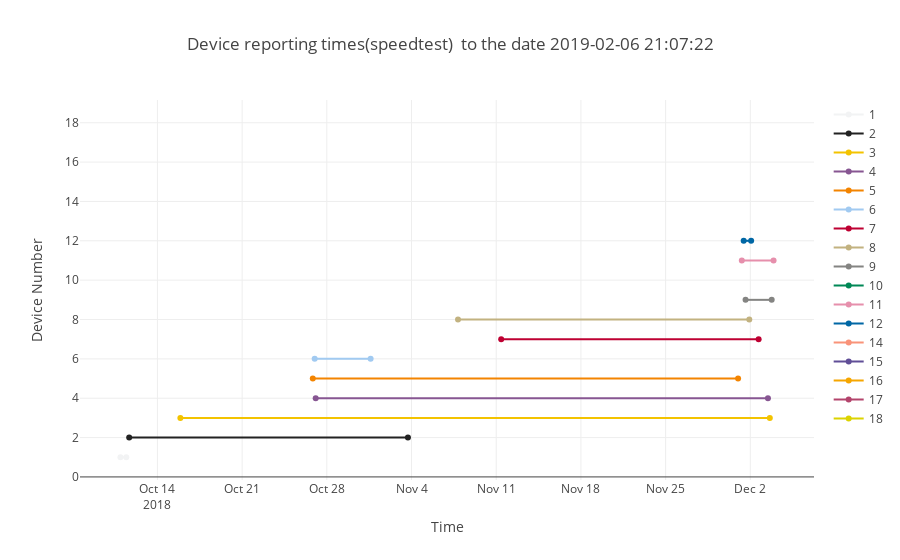

Notebook source saved alongside this figure:
### Code cell
print("Iperf reporting times:")
data=[]
for i in range(len(device_numbers)):
    try:
        result_upload_first[i] = dateutil.parser.parse(result_upload_first[i]).strftime('%Y-%m-%d %H:%M:%S')
    except:
        result_upload_first[i]=None
    try:    
        result_upload_last[i] = dateutil.parser.parse(result_upload_last[i]).strftime('%Y-%m-%d %H:%M:%S')
    except:
        result_upload_last[i]=None
    print("Device: ", device_numbers[i],"  was reporting from ", result_upload_first[i], " to ",result_upload_last[i])
    trace = go.Scatter(x=[result_upload_first[i],result_upload_last[i]],y=[device_numbers[i],device_numbers[i]], 
                       name = device_numbers[i],marker=dict(color=colors[i]))
    data.append(trace)
layout = dict(title = "Device reporting times(speedtest) "+ title_tail,xaxis=dict(title="Time"),
        yaxis=dict(title="Device Number"))
fig = go.Figure(data=data, layout=layout)
iplot(fig)

### Figure 1 — Plotly figure (JSON) as saved in the notebook; plotly's stock layout.template omitted (floating-point values rounded to 4 significant figures)
{"data": [{"marker": {"color": "#F2F3F4"}, "name": "1", "type": "scatter", "uid": "869625ee-274c-454f-a81f-e70bda62f566", "x": ["2018-10-10 22:38:54", "2018-10-11 10:10:20"], "y": [1, 1]}, {"marker": {"color": "#222222"}, "name": "2", "type": "scatter", "uid": "73fde46b-25e5-43e3-99b1-93e712051d8d", "x": ["2018-10-11 15:58:37", "2018-11-03 16:52:07"], "y": [2, 2]}, {"marker": {"color": "#F3C300"}, "name": "3", "type": "scatter", "uid": "d6991f99-6003-42ca-bfcc-d4c1c71711ae", "x": ["2018-10-15 21:28:35", "2018-12-03 14:41:47"], "y": [3, 3]}, {"marker": {"color": "#875692"}, "name": "4", "type": "scatter", "uid": "2cc04439-990a-426c-b839-02adda5b4a5f", "x": ["2018-10-27 01:56:01", "2018-12-03 10:59:09"], "y": [4, 4]}, {"marker": {"color": "#F38400"}, "name": "5", "type": "scatter", "uid": "ed36481a-ad69-48f8-aa20-e70d45937374", "x": ["2018-10-26 20:10:16", "2018-11-30 23:46:22"], "y": [5, 5]}, {"marker": {"color": "#A1CAF1"}, "name": "6", "type": "scatter", "uid": "0545c9ac-2d37-434e-ae5f-d0efa26e3b49", "x": ["2018-10-26 23:53:09", "2018-10-31 14:52:59"], "y": [6, 6]}, {"marker": {"color": "#BE0032"}, "name": "7", "type": "scatter", "uid": "dc9ae0a2-4031-406c-a83a-b3bfed85faf4", "x": ["2018-11-11 09:52:14", "2018-12-02 16:27:57"], "y": [7, 7]}, {"marker": {"color": "#C2B280"}, "name": "8", "type": "scatter", "uid": "0f4811ff-2702-451d-9618-60b5207f7e2d", "x": ["2018-11-07 20:14:27", "2018-12-01 21:58:23"], "y": [8, 8]}, {"marker": {"color": "#848482"}, "name": "9", "type": "scatter", "uid": "b4d3a22f-8a79-4e9b-b494-f131ee7f8819", "x": ["2018-12-01 14:34:26", "2018-12-03 18:24:06"], "y": [9, 9]}, {"marker": {"color": "#008856"}, "name": "10", "type": "scatter", "uid": "7a7716b4-f0b1-4939-b85b-c21ea020eab7", "x": [null, null], "y": [10, 10]}, {"marker": {"color": "#E68FAC"}, "name": "11", "type": "scatter", "uid": "7d6c3c8f-8521-4ae9-a820-822ad8ae3d26", "x": ["2018-12-01 07:10:18", "2018-12-03 22:05:59"], "y": [11, 11]}, {"marker": {"color": "#0067A5"}, "name": "12", "type": "scatter", "uid": "c8def173-7df0-441d-b9d1-8c03c0baa861", "x": ["2018-12-01 10:52:23", "2018-12-02 01:40:24"], "y": [12, 12]}, {"marker": {"color": "#F99379"}, "name": "14", "type": "scatter", "uid": "bc3d46b0-63e1-47b2-ac28-45ea1b9e192d", "x": [null, null], "y": [14, 14]}, {"marker": {"color": "#604E97"}, "name": "15", "type": "scatter", "uid": "9073ac92-29c0-4a26-b6fb-b850f7aab732", "x": [null, null], "y": [15, 15]}, {"marker": {"color": "#F6A600"}, "name": "16", "type": "scatter", "uid": "944aa074-17b4-4b26-acb0-10aa334c3cd6", "x": [null, null], "y": [16, 16]}, {"marker": {"color": "#B3446C"}, "name": "17", "type": "scatter", "uid": "be4ae544-eae6-41b1-88d6-56debb699eb0", "x": [null, null], "y": [17, 17]}, {"marker": {"color": "#DCD300"}, "name": "18", "type": "scatter", "uid": "25b823d1-2403-40fd-a5d7-cbcc864f5e6c", "x": [null, null], "y": [18, 18]}], "layout": {"title": {"text": "Device reporting times(speedtest)  to the date 2019-02-06 21:07:22"}, "xaxis": {"title": {"text": "Time"}}, "yaxis": {"title": {"text": "Device Number"}}}}
